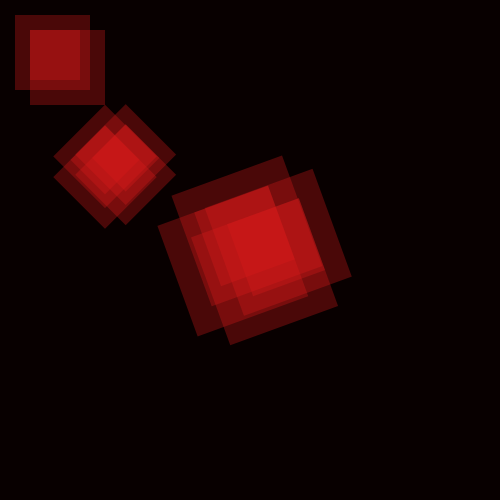
Frame 1 (no input)
Frame 60 (the mouse pressed at the canvas centre just before this capture): identical to frame 1, image omitted
Frame 120 (the mouse held since frame 60 and released just before this capture): identical to frame 1, image omitted

The Processing sketch that drew this single still picture (run headless with seeded random() and noise(); from frame 60 on, the mouse is pressed at the canvas centre):

// Processing sketch: processing_84701
// ── processing_84701.pde

void setup()
{size (500,500);}

void draw()
{background(#080000);
noStroke();
// haut droit
fill(#DB1818,80);
rect(30,30,50,50);
scale(1.5);
rect(20,20,50,50);
scale(1.0);
rect(10,10,50,50);
 
// angle 45
fill(#DB1818,80);
translate(70,56);
rotate(radians(45));
scale(0.65);
rect(30,30,50,50);
scale(1.5);
rect(20,20,50,50);
scale(1.0);
rect(10,10,50,50);

//deuxième figure à angle 45 qui s'ajoute à la première
translate(10,-10);
scale(0.65);
rect(30,30,50,50);
scale(1.5);
rect(20,20,50,50);
scale(1.0);
rect(10,10,50,50);

//
translate(35,-120);
fill(#DB1818,80);
translate(70,56);
rotate(radians(25));
scale(1.10);
rect(30,30,50,50);
scale(1.5);
rect(20,20,50,50);
scale(1.0);
rect(10,10,50,50);
translate(10,-10);
scale(0.65);
rect(30,30,50,50);
scale(1.5);
rect(20,20,50,50);
scale(1.0);
rect(10,10,50,50);

}
